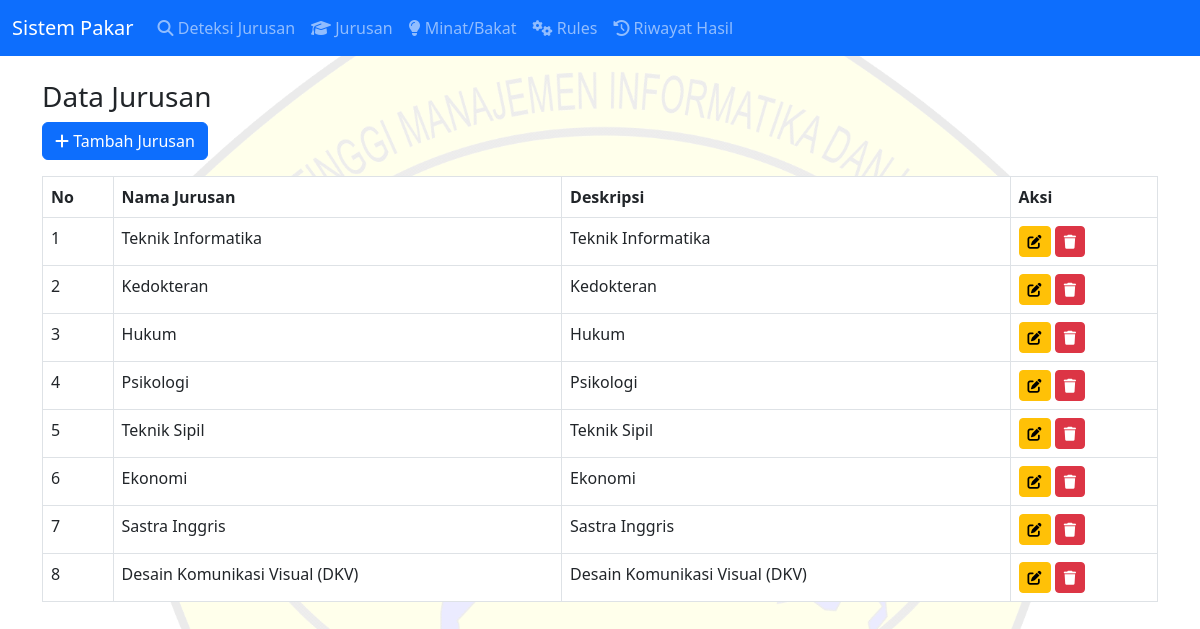
The app's page /jurusan.php with its own data.
### tables this page shows
CREATE TABLE `jurusan` (
  `id` int(11) NOT NULL,
  `nama_jurusan` varchar(100) DEFAULT NULL,
  `deskripsi` text DEFAULT NULL
);

### jurusan.php (the view, shortened to what this page needs)
<?php include 'navbar.php'; ?>
<h3>Data Jurusan</h3>
<button class="btn btn-primary mb-3" data-bs-toggle="modal" data-bs-target="#modalJurusan"><i class="fas fa-plus"></i> Tambah Jurusan</button>
<table class="table table-bordered">
    <thead>
        <tr>
            <th>No</th>
            <th>Nama Jurusan</th>
            <th>Deskripsi</th>
            <th>Aksi</th>
        </tr>
    </thead>
    <tbody>
        <?php
        $jurusan = mysqli_query($koneksi, "SELECT * FROM jurusan");
        $no = 1;
        while ($row = mysqli_fetch_array($jurusan)) {
            $id = $row['id'];
            echo "<tr>
                    <td>$no</td>
                    <td>{$row['nama_jurusan']}</td>
                    <td>{$row['deskripsi']}</td>
                    <td>
                        <button class='btn btn-warning btn-sm' data-bs-toggle='modal' data-bs-target='#editModal$id'><i class='fas fa-edit'></i></button>
                        <a href='?hapus=$id' class='btn btn-danger btn-sm' onclick=\"return confirm('Yakin ingin menghapus?')\"><i class='fas fa-trash'></i></a>
                    </td>
                  </tr>";
            $no++;
        }
        ?>
    </tbody>
</table>
<?php include 'footer.php'; ?>

### navbar.php (style rules this page uses)
body { position: relative; margin: 0; padding: 0; }
body::before { content: ""; position: fixed; top: 0; left: 0; width: 100%; height: 100%; background-image: url('Logo_Bipa_Color.png'); background-repeat: no-repeat; background-position: center center; background-size: 1000px; opacity: 0.08; z-index: -1; }

### records on screen
jurusan: nama_jurusan "Teknik Informatika", deskripsi "Teknik Informatika"
jurusan: nama_jurusan "Kedokteran", deskripsi "Kedokteran"
jurusan: nama_jurusan "Hukum", deskripsi "Hukum"
jurusan: nama_jurusan "Psikologi", deskripsi "Psikologi"
jurusan: nama_jurusan "Teknik Sipil", deskripsi "Teknik Sipil"
jurusan: nama_jurusan "Ekonomi", deskripsi "Ekonomi"
jurusan: nama_jurusan "Sastra Inggris", deskripsi "Sastra Inggris"
jurusan: nama_jurusan "Desain Komunikasi Visual (DKV)", deskripsi "Desain Komunikasi Visual (DKV)"
